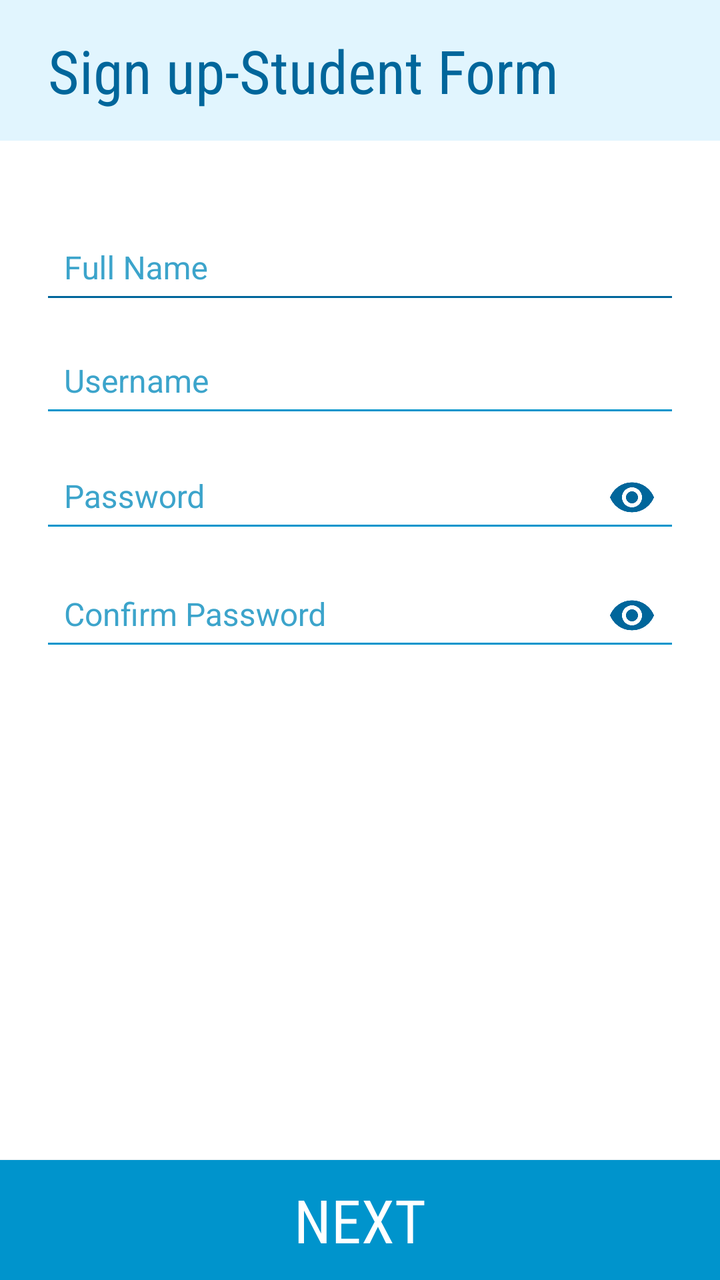
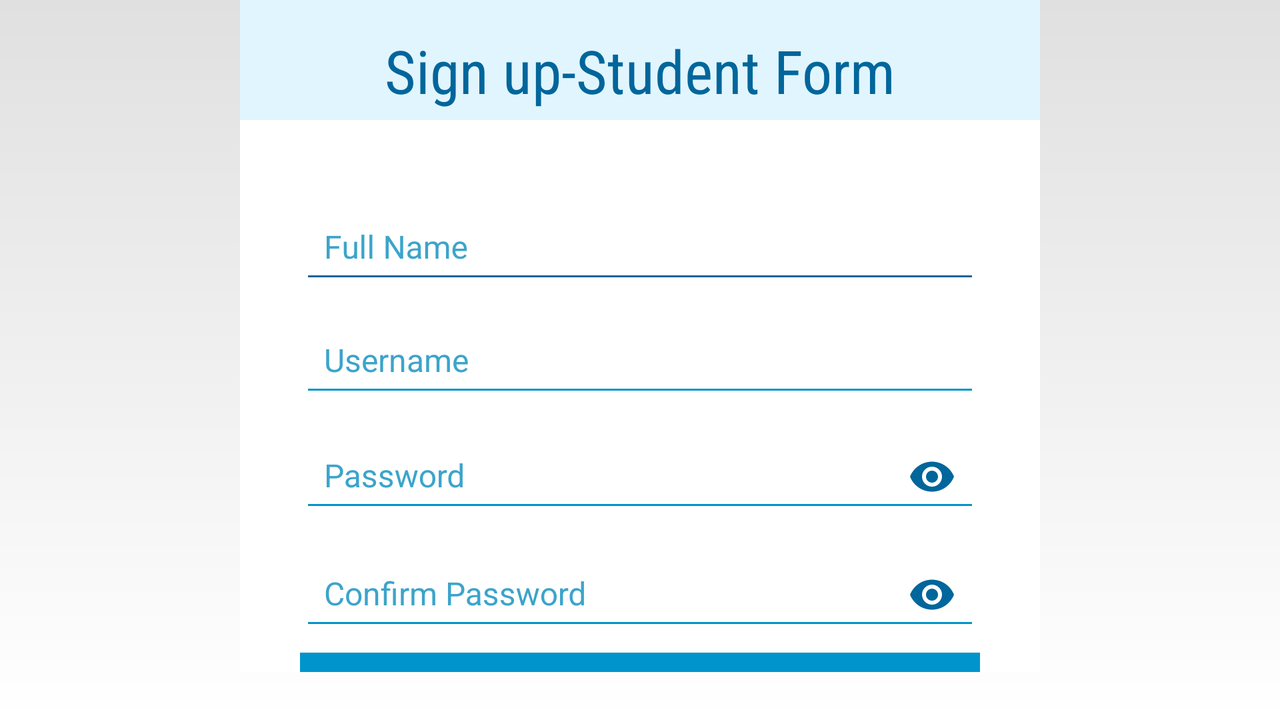

The same Android screen from two of the app's own layout files: first res/layout/ as a phone draws it, then the repository's variant for another configuration, drawn on a device whose configuration selects that folder. Both files follow.
<!-- AndroidManifest.xml: application theme AppTheme -->
<!-- res/layout/activity_sign_up_as_student.xml -->
<?xml version="1.0" encoding="utf-8"?>
<androidx.constraintlayout.widget.ConstraintLayout xmlns:android="http://schemas.android.com/apk/res/android"
    android:layout_width="match_parent"
    xmlns:tools="http://schemas.android.com/tools"
    tools:context=".Student.SignUpAsStudent"
    xmlns:app="http://schemas.android.com/apk/res-auto"
    android:orientation="vertical"
    android:background="@color/white"
    android:layout_height="match_parent">

    <LinearLayout
        android:id="@+id/linearLayout2"
        android:layout_width="match_parent"
        android:layout_height="wrap_content"
        android:background="@color/c4"
        android:orientation="horizontal"

        app:layout_constraintTop_toTopOf="parent">

        <TextView
            android:layout_width="match_parent"
            android:layout_height="wrap_content"
            android:layout_marginVertical="15dp"
            android:fontFamily="sans-serif-condensed"
            android:gravity="left"
            android:paddingLeft="24dp"
            android:text="Sign up-Student Form"
            android:textColor="@color/c1"
            android:textSize="30sp" />

        <View
            android:layout_width="match_parent"
            android:layout_height="2dp"
            android:background="@color/c2" />

    </LinearLayout>

    <ProgressBar
        android:id="@+id/progressBar1"
        android:layout_width="wrap_content"
        android:layout_height="wrap_content"
        android:layout_marginRight="20dp"
        android:visibility="invisible"
        android:indeterminateTint="@color/c2"
        app:layout_constraintBottom_toBottomOf="@+id/linearLayout2"
        app:layout_constraintEnd_toEndOf="@+id/linearLayout2"
        app:layout_constraintTop_toTopOf="@+id/linearLayout2" />

    <ScrollView
        android:id="@+id/sv1"
        android:layout_width="0dp"
        android:layout_height="0dp"
        app:layout_constraintBottom_toBottomOf="parent"
        app:layout_constraintEnd_toEndOf="parent"
        app:layout_constraintStart_toStartOf="parent"
        app:layout_constraintTop_toBottomOf="@+id/linearLayout2"
        android:scrollbarSize="0dp">

    <LinearLayout
        android:id="@+id/linearLayout"
        android:layout_width="match_parent"
        android:layout_height="match_parent"
        android:orientation="vertical"
        android:paddingHorizontal="20dp"
        android:paddingBottom="30dp"
        >

        <com.google.android.material.textfield.TextInputLayout
            android:layout_width="match_parent"
            android:layout_height="wrap_content"
            android:focusable="true"
            android:layout_marginTop="30dp"
            android:focusableInTouchMode="true"
            android:textColorHint="@color/hint1"
            app:hintAnimationEnabled="true">

            <EditText
                android:id="@+id/editText3"
                android:layout_width="match_parent"
                android:layout_height="wrap_content"
                android:backgroundTint="@color/c1"
                android:ems="10"
                android:hint="Full Name"
                android:inputType="text"
                android:padding="12dp"
                android:textColor="@color/c1"
                android:textSize="16sp" />
        </com.google.android.material.textfield.TextInputLayout>


        <com.google.android.material.textfield.TextInputLayout
            android:layout_width="match_parent"
            android:layout_height="wrap_content"
            android:focusable="true"
            android:focusableInTouchMode="true"
            android:textColorHint="@color/hint1"
            app:hintAnimationEnabled="true">


            <EditText
                android:id="@+id/editText4"
                android:layout_width="match_parent"
                android:layout_height="wrap_content"
                android:backgroundTint="@color/c2"
                android:ems="10"
                android:hint="Username"
                android:inputType="text"
                android:padding="12dp"
                android:textColor="@color/c1"
                android:textSize="16sp" />
        </com.google.android.material.textfield.TextInputLayout>

        <com.google.android.material.textfield.TextInputLayout
            android:layout_width="match_parent"
            android:layout_height="wrap_content"
            android:focusable="true"
            android:focusableInTouchMode="true"
            android:textColorHint="@color/hint1"
            app:hintAnimationEnabled="true"
            app:passwordToggleEnabled="true"
            app:passwordToggleTint="@color/c1">

            <EditText
                android:id="@+id/editText5"
                android:layout_width="match_parent"
                android:layout_height="wrap_content"
                android:backgroundTint="@color/c2"
                android:hint="Password"
                android:inputType="textPassword"
                android:padding="12dp"
                android:textColor="@color/c1"
                android:textSize="16sp" />

        </com.google.android.material.textfield.TextInputLayout>

        <com.google.android.material.textfield.TextInputLayout
            android:layout_width="match_parent"
            android:layout_height="wrap_content"
            android:focusable="true"
            android:focusableInTouchMode="true"
            android:textColorHint="@color/hint1"
            app:hintAnimationEnabled="true"
            app:passwordToggleEnabled="true"
            app:passwordToggleTint="@color/c1"
            android:layout_marginBottom="100dp">


            <EditText
                android:id="@+id/editText6"
                android:layout_width="match_parent"
                android:layout_height="wrap_content"
                android:backgroundTint="@color/c2"
                android:ems="10"
                android:hint="Confirm Password"
                android:inputType="textPassword"
                android:padding="12dp"
                android:textColor="@color/c1"
                android:textSize="16sp"
                />

        </com.google.android.material.textfield.TextInputLayout>

    </LinearLayout>
    </ScrollView>

    <Button
        android:id="@+id/button4"
        android:layout_width="match_parent"
        android:layout_height="60dp"
        android:background="@drawable/bg_button"
        android:text="Next"
        android:fontFamily="sans-serif-condensed"
        android:textColor="@color/white"
        android:textSize="30sp"
        app:layout_constraintBottom_toBottomOf="parent"
        app:layout_constraintEnd_toEndOf="parent"
        app:layout_constraintStart_toStartOf="parent"/>

    <androidx.constraintlayout.widget.Guideline
        android:id="@+id/guideline3"
        android:layout_width="wrap_content"
        android:layout_height="wrap_content"
        android:orientation="vertical"
        app:layout_constraintGuide_end="24dp" />

    <androidx.constraintlayout.widget.Guideline
        android:id="@+id/guideline4"
        android:layout_width="wrap_content"
        android:layout_height="wrap_content"
        android:orientation="horizontal"
        app:layout_constraintGuide_begin="24dp" />

    <androidx.constraintlayout.widget.Guideline
        android:id="@+id/guideline2"
        android:layout_width="wrap_content"
        android:layout_height="wrap_content"
        android:orientation="vertical"
        app:layout_constraintGuide_begin="24dp" />

    <androidx.constraintlayout.widget.Guideline
        android:id="@+id/guideline5"
        android:layout_width="wrap_content"
        android:layout_height="wrap_content"
        android:orientation="horizontal"
        app:layout_constraintGuide_end="24dp" />
</androidx.constraintlayout.widget.ConstraintLayout>
<!-- resources referenced by this layout -->
<resources>
  <color name="c1">#00669b</color>
  <color name="c2">#0094cc</color>
  <color name="c4">#e1f5fe</color>
  <color name="hint1">#3CA4CB</color>
  <color name="white">#FFFF</color>
  <!-- drawable bg_button (drawable) -->
  <?xml version="1.0" encoding="UTF-8"?>
  <selector xmlns:android="http://schemas.android.com/apk/res/android">
      <item android:state_pressed="true" >
          <shape>
              <solid
                  android:color="@color/c5" />
          </shape>
      </item>
      <item>
          <shape>
              <solid android:color="@color/c2"/>
          </shape>
      </item>
  </selector>
  <style name="AppTheme" parent="Theme.AppCompat.Light.DarkActionBar">
          
          <item name="colorPrimary">@color/c2</item>
          <item name="colorPrimaryDark">@color/c1</item>
          <item name="colorAccent">@color/colorAccent</item>
  
          <item name="android:windowBackground">@drawable/bglogin</item>
          <item name="colorControlHighlight">@color/c3</item>
          <item name="colorControlActivated">@color/c3</item>
          <item name="colorButtonNormal">@color/c2</item>
      </style>
  <color name="c5">#3CA4CB</color>
  <color name="colorAccent">#D81B60</color>
  <!-- drawable bglogin (drawable) -->
  <?xml version="1.0" encoding="utf-8"?>
  <shape xmlns:android="http://schemas.android.com/apk/res/android">
      <gradient
          android:startColor="@color/c3"
          android:endColor="@color/white"
          android:angle="-90"/>
  </shape>
  <color name="c3">#e0e0e0</color>
</resources>
<!-- res/layout-land/activity_sign_up_as_student.xml (the repository's variant of the layout above) -->
<!-- drawn on the phone turned sideways -->
<?xml version="1.0" encoding="utf-8"?>
<androidx.constraintlayout.widget.ConstraintLayout xmlns:android="http://schemas.android.com/apk/res/android"
    android:layout_width="match_parent"
    xmlns:app="http://schemas.android.com/apk/res-auto"
    xmlns:tools="http://schemas.android.com/tools"
    android:orientation="vertical"
    tools:context=".Student.SignUpAsStudent"
    android:layout_height="match_parent">
    <LinearLayout
        android:id="@+id/linearLayout2"
        android:layout_width="400dp"
        android:layout_height="wrap_content"
        android:background="@color/c4"
        android:orientation="horizontal"
        app:layout_constraintEnd_toEndOf="parent"
        app:layout_constraintStart_toStartOf="parent"
        app:layout_constraintTop_toTopOf="parent">

        <TextView
            android:layout_width="match_parent"
            android:layout_height="wrap_content"
            android:layout_marginVertical="15dp"
            android:fontFamily="sans-serif-condensed"
            android:gravity="center"
            android:text="Sign up-Student Form"
            android:textColor="@color/c1"
            android:textSize="30sp" />

        <View
            android:layout_width="match_parent"
            android:layout_height="2dp"
            android:background="@color/c2" />

    </LinearLayout>

    <ProgressBar
        android:id="@+id/progressBar1"
        android:layout_width="wrap_content"
        android:layout_height="wrap_content"
        android:layout_marginRight="20dp"
        android:visibility="invisible"
        android:indeterminateTint="@color/c2"
        app:layout_constraintBottom_toTopOf="@+id/relativeLayout"
        app:layout_constraintEnd_toEndOf="@+id/linearLayout2"
        app:layout_constraintTop_toTopOf="@+id/linearLayout2" />


    <RelativeLayout
        android:id="@+id/relativeLayout"
        android:layout_width="400dp"
        android:layout_height="0dp"
        android:layout_marginTop="60dp"
        android:background="@color/white"
        app:layout_constraintBottom_toTopOf="@+id/guideline5"
        app:layout_constraintEnd_toEndOf="parent"
        app:layout_constraintStart_toStartOf="parent"
        app:layout_constraintTop_toTopOf="parent">

        <ScrollView
            android:id="@+id/sv1"
            android:layout_width="match_parent"
            android:layout_height="match_parent"
            android:scrollbarSize="0dp">

            <LinearLayout
                android:layout_width="match_parent"
                android:layout_height="match_parent"
                android:orientation="vertical"
                android:padding="30dp"
                app:layout_constraintBottom_toBottomOf="parent"
                app:layout_constraintVertical_bias="0.566">


                <com.google.android.material.textfield.TextInputLayout
                    android:layout_width="match_parent"
                    android:layout_height="wrap_content"
                    android:focusable="true"
                    android:focusableInTouchMode="true"
                    android:textColorHint="@color/hint1"
                    app:hintAnimationEnabled="true">

                    <EditText
                        android:id="@+id/editText3"
                        android:layout_width="match_parent"
                        android:layout_height="wrap_content"
                        android:backgroundTint="@color/c1"
                        android:ems="10"
                        android:hint="Full Name"
                        android:inputType="text"
                        android:padding="12dp"
                        android:textColor="@color/c1"
                        android:textSize="16sp" />
                </com.google.android.material.textfield.TextInputLayout>


                <com.google.android.material.textfield.TextInputLayout
                    android:layout_width="match_parent"
                    android:layout_height="wrap_content"
                    android:focusable="true"
                    android:focusableInTouchMode="true"
                    android:textColorHint="@color/hint1"
                    app:hintAnimationEnabled="true">


                    <EditText
                        android:id="@+id/editText4"
                        android:layout_width="match_parent"
                        android:layout_height="wrap_content"
                        android:backgroundTint="@color/c2"
                        android:ems="10"
                        android:hint="Username"
                        android:inputType="text"
                        android:padding="12dp"
                        android:textColor="@color/c1"
                        android:textSize="16sp" />
                </com.google.android.material.textfield.TextInputLayout>

                <com.google.android.material.textfield.TextInputLayout
                    android:layout_width="match_parent"
                    android:layout_height="wrap_content"
                    android:focusable="true"
                    android:focusableInTouchMode="true"
                    android:textColorHint="@color/hint1"
                    app:hintAnimationEnabled="true"
                    app:passwordToggleEnabled="true"
                    app:passwordToggleTint="@color/c1">

                    <EditText
                        android:id="@+id/editText5"
                        android:layout_width="match_parent"
                        android:layout_height="wrap_content"
                        android:backgroundTint="@color/c2"
                        android:ems="10"
                        android:hint="Password"
                        android:inputType="textPassword"
                        android:padding="12dp"
                        android:textColor="@color/c1"
                        android:textSize="16sp" />

                </com.google.android.material.textfield.TextInputLayout>

                <com.google.android.material.textfield.TextInputLayout
                    android:layout_width="match_parent"
                    android:layout_height="wrap_content"
                    android:layout_marginBottom="5dp"
                    android:focusable="true"
                    android:focusableInTouchMode="true"
                    android:textColorHint="@color/hint1"
                    app:hintAnimationEnabled="true"
                    app:passwordToggleEnabled="true"
                    app:passwordToggleTint="@color/c1">


                    <EditText
                        android:id="@+id/editText6"
                        android:layout_width="match_parent"
                        android:layout_height="wrap_content"
                        android:backgroundTint="@color/c2"
                        android:ems="10"
                        android:hint="Confirm Password"
                        android:inputType="textPassword"
                        android:padding="12dp"
                        android:textColor="@color/c1"
                        android:textSize="16sp" />

                </com.google.android.material.textfield.TextInputLayout>

                <Button
                    android:id="@+id/button4"
                    android:layout_width="match_parent"
                    android:layout_height="60dp"
                    android:background="@drawable/bg_button"
                    android:fontFamily="sans-serif-condensed"
                    android:text="Next"
                    android:textColor="@color/white"
                    android:textSize="30sp"
                    />

            </LinearLayout>
        </ScrollView>

    </RelativeLayout>

    <androidx.constraintlayout.widget.Guideline
        android:id="@+id/guideline3"
        android:layout_width="wrap_content"
        android:layout_height="wrap_content"
        android:orientation="vertical"
        app:layout_constraintGuide_end="24dp" />

    <androidx.constraintlayout.widget.Guideline
        android:id="@+id/guideline4"
        android:layout_width="wrap_content"
        android:layout_height="wrap_content"
        android:orientation="horizontal"
        app:layout_constraintGuide_begin="24dp" />

    <androidx.constraintlayout.widget.Guideline
        android:id="@+id/guideline2"
        android:layout_width="wrap_content"
        android:layout_height="wrap_content"
        android:orientation="vertical"
        app:layout_constraintGuide_begin="24dp" />

    <androidx.constraintlayout.widget.Guideline
        android:id="@+id/guideline5"
        android:layout_width="wrap_content"
        android:layout_height="wrap_content"
        android:orientation="horizontal"
        app:layout_constraintGuide_end="24dp" />
</androidx.constraintlayout.widget.ConstraintLayout>
